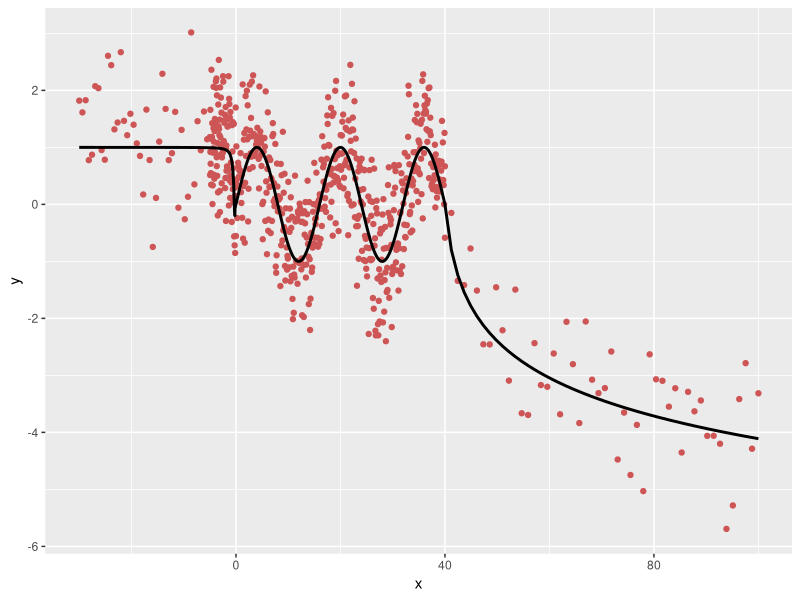
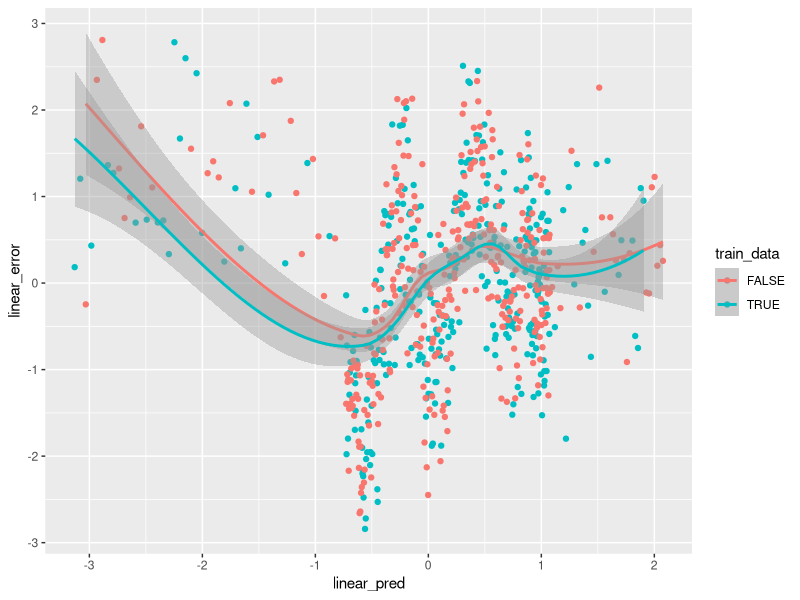
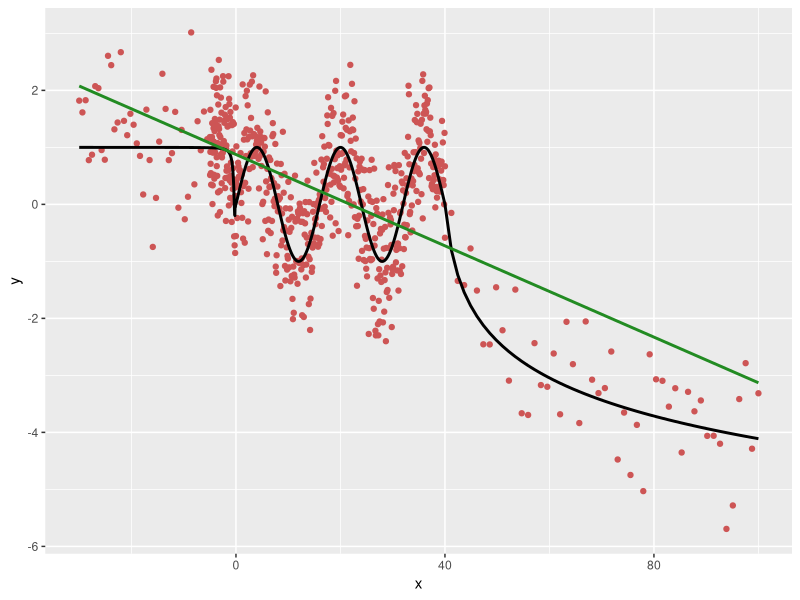
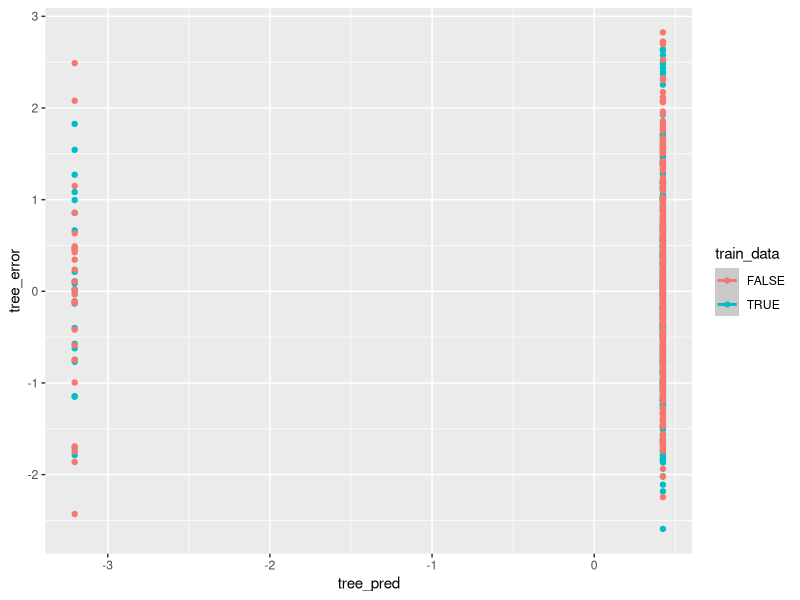
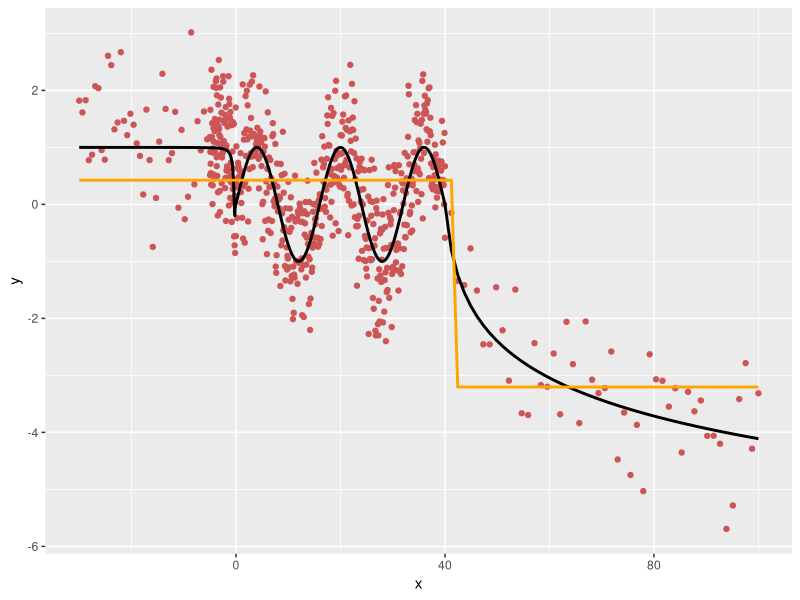
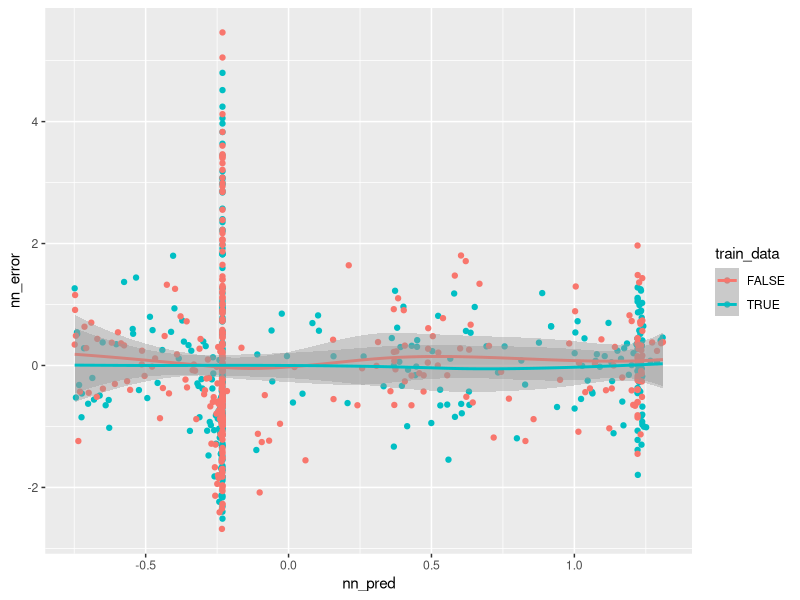
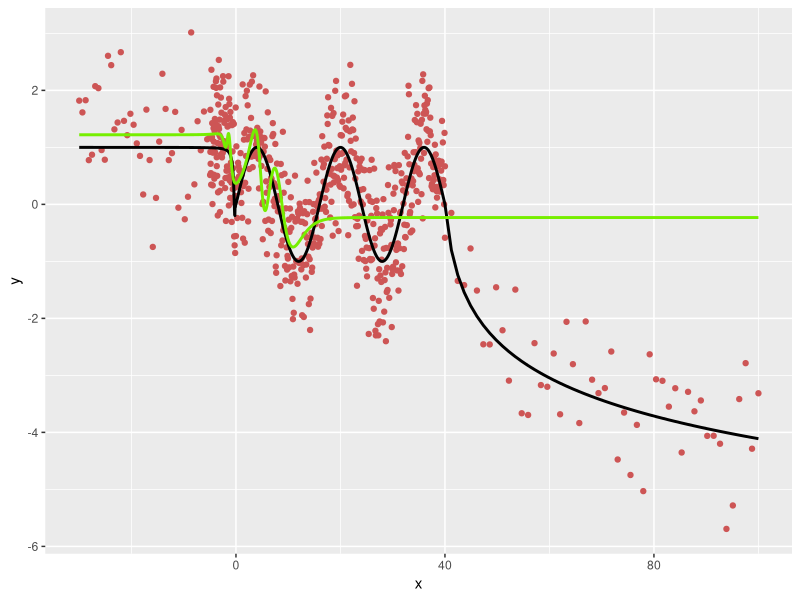

The R source for these figures, in order:
## ---- chunk 1
#| label: librerías requeridas e importar data
#| include: false
# Required libraries
library(dplyr)
library(ggplot2)
library(rpart)
library(nnet)
library(caret)


# Defining data distribution
f <- function(x) {
  if (x < 0) {
    return(x * sin(1 / x))
  } else if (x <= 40) {
    return(sin(x / 40 * 5 * pi))
  } else {
    return(-log(x - 39))
  }
}

# Defining dataset
x <- c(
  seq(-30, 0, length.out = 50),
  seq(-5, 0, length.out = 100),
  seq(0, 40, length.out = 500),
  seq(40, 100, length.out = 50)
)
y <- sapply(x, f) + rnorm(x, sd = 0.7)
# by dataframe
set.seed(308)
data = data.frame(x, y)[sample(length(x)), ]

## ---- chunk 2
#| label: plot_original_distribution
#| echo: false
puntos <- ggplot(data) +
  geom_point(aes(x = x, y = y), color = "indianred3") +
  geom_line(aes(x = x, y = sapply(x, f)), color = "black", linewidth = 1)
puntos
## ---- chunk 3
#| label: sampling
#| echo: false
set.seed(123)
split <- round(nrow(data) * 0.5)
train_data <- (1:nrow(data) <= split)
test_data <- !train_data

# Almacenarlos en datasets también, útil para uso posterior
train <- data[train_data, ]
test <- data[test_data, ]
## ---- chunk 4
#| label: linear_modeling
#| echo: false
linear_model <- lm(y ~ x, data = train)
summary(linear_model)
## ---- chunk 5
#| label: linear_predictives
#| include: false
# Predicting test
linear_pred <- predict(linear_model, data)
data$linear_pred <- linear_pred
## ---- chunk 6
#| label: linear_error
#| echo: false
# Lineal error
linear_error <- linear_pred - data$y

# Visualize linear error
ggplot(data, aes(colour = train_data)) +
  geom_point(aes(x = linear_pred, y = linear_error)) +
  geom_smooth(aes(x = linear_pred, y = linear_error), method = 'loess')
## ---- chunk 7
#| label: linear_plot
#| echo: false
puntos_lineal <- puntos +
  geom_line(
    data = data,
    aes(x = x, y = linear_pred),
    color = "forestgreen",
    linewidth = 1
  )
puntos_lineal
## ---- chunk 8
#| label: linear_mse
#| echo: false
train_idx <- 1:split
test_idx <- (split + 1):nrow(data)

linear_mse_train <- mean((data$y[train_idx] - linear_pred[train_idx])^2)
linear_mse_test <- mean((data$y[test_idx] - linear_pred[test_idx])^2)

print(paste0('Error Cuadrático Medio de entrenamiento:', linear_mse_train))
print(paste0('Error Cuadrático Medio de test:', linear_mse_test))

# R^2 = 1 - SSE/SST
linear_SSE <- sum((test$y - linear_pred)^2)
linear_SST <- sum((test$y - mean(test$y))^2)

linear_R2_test <- 1 - linear_SSE / linear_SST
print(paste0('Coeficiante de Determinación:', linear_R2_test))
## ---- chunk 9
#| label: tree_modeling
#| echo: false
set.seed(123)
tree_model <- rpart(y ~ x, data = train, method = 'anova', cp = 0.1)

summary(tree_model)
## ---- chunk 10
#| label: tree_predictives
#| include: false
# Predicting test
tree_pred <- predict(tree_model, data)
data$tree_pred <- tree_pred
## ---- chunk 11
#| label: tree_error
#| echo: false
# Showing erro by visuals
tree_error <- tree_pred - data$y

# Visualize linear error
ggplot(data, aes(colour = train_data)) +
  geom_point(aes(x = tree_pred, y = tree_error)) +
  geom_smooth(aes(x = tree_pred, y = tree_error), method = 'loess', span = 0.75)
## ---- chunk 12
#| label: tree_plot
#| echo: false
tree_puntos <- puntos +
  geom_line(
    data = data,
    aes(x = x, y = tree_pred),
    color = "orange",
    linewidth = 1
  )
tree_puntos
## ---- chunk 13
#| label: tree_mse
#| echo: false
tree_mse_train <- mean((data$y[train_idx] - tree_pred[train_idx])^2)
tree_mse_test <- mean((data$y[test_idx] - tree_pred[test_idx])^2)
print(paste0('Error Cuadrático Medio en entrenamiento:', tree_mse_train))
print(paste0('Error Cuadrático Medio en test:', tree_mse_test))

# R^2 = 1 - SSE/SST
tree_SSE <- sum((test$y - tree_pred)^2)
tree_SST <- sum((test$y - mean(test$y))^2)

tree_R2_test <- 1 - tree_SSE / tree_SST
print(paste0('Coeficiente de Determinación:', tree_R2_test))
## ---- chunk 14
#| label: net_modeling
set.seed(300)
# Trainin by grid that create all possible combinations
net_model <- train(
  y ~ x,
  tunedGrid = expand.grid(size = 1:15, decay = seq(0, 1, length.out = 15)),
  data = train,
  method = 'nnet',
  trControl = trainControl(method = 'cv', number = 10, verboseIter = FALSE),
  linout = TRUE,
  maxit = 1000,
  trace = FALSE
)

net_model
## ---- chunk 15
#| label: net_predictives
#| include: false
# Predicting test
set.seed(300)
nn_pred <- predict(net_model, data)
data$nn_pred <- nn_pred
## ---- chunk 16
#| label: net_error
#| echo: false
nn_error <- nn_pred - data$y

# Visualize linear error
ggplot(data, aes(colour = train_data)) +
  geom_point(aes(x = nn_pred, y = nn_error)) +
  geom_smooth(aes(x = nn_pred, y = nn_error), method = 'loess')
## ---- chunk 17
#| label: net_plot
#| echo: false
net_puntos <- puntos +
  geom_line(
    data = data,
    aes(x = x, y = nn_pred),
    color = "chartreuse2",
    linewidth = 1
  )
net_puntos
## ---- chunk 18
#| label: net_mse
#| echo: false
nn_mse_train <- mean((data$y[train_idx] - nn_pred[train_idx])^2)
nn_mse_test <- mean((data$y[test_idx] - nn_pred[test_idx])^2)
print(paste0('Error Cuadrático Medio en entrenamiento:', nn_mse_train))
print(paste0('Error Cuadrático Medio en test:', tree_mse_test))

# R^2 = 1 - SSE/SST
nn_SSE <- sum((test$y - nn_pred)^2)
nn_SST <- sum((test$y - mean(test$y))^2)

nn_R2_test <- 1 - nn_SSE / nn_SST
print(paste0('Coeficiente de Determinación:', nn_R2_test))
